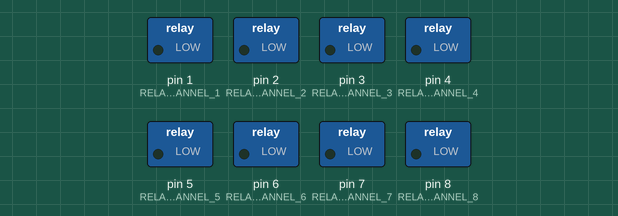
A sketch run on a simulated Arduino Uno, built with avr-gcc and run on an emulated ATmega328P. On the bench: switched loads named in the sketch (green lamp = pin HIGH).

Above: at 0.12 s.
At 0.37 s:
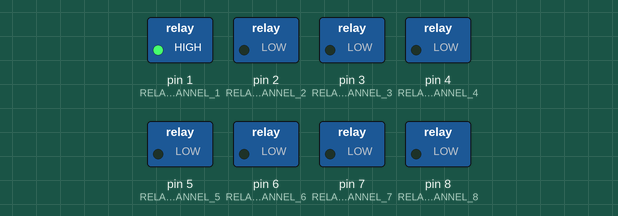
At 1.13 s:
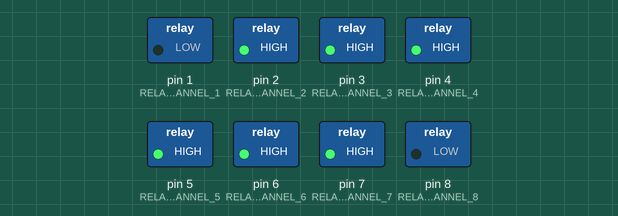
At 3.39 s:
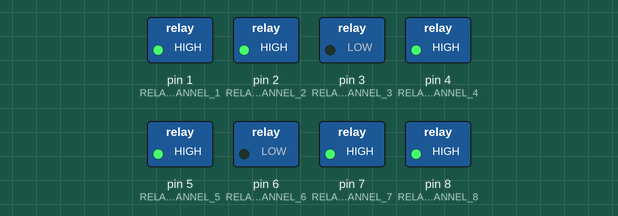
At 5.39 s:
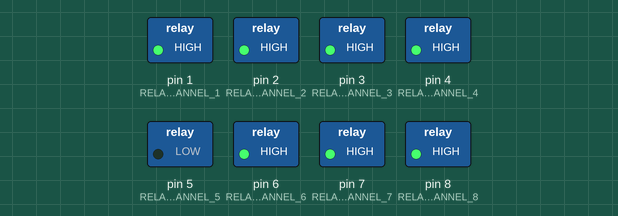
At 7.15 s:
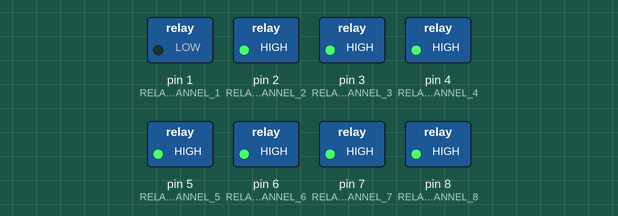
Timing chart, 0 to 8.1 s (numbered marks = the images above):
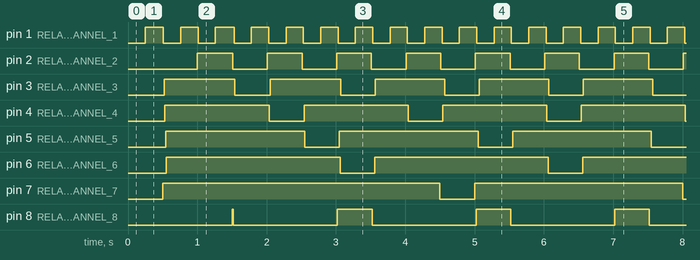

The sketch:

blinkClock.ino
```cpp
// Clock Timing Module for UNOAnimatronics Project
const int RATE_CONSTANT = 10;

// Configuring constants to denote relay channels
const int RELAY_CHANNEL_1 = 1;
const int RELAY_CHANNEL_2 = 2;
const int RELAY_CHANNEL_3 = 3;
const int RELAY_CHANNEL_4 = 4;
const int RELAY_CHANNEL_5 = 5;
const int RELAY_CHANNEL_6 = 6;
const int RELAY_CHANNEL_7 = 7;
const int RELAY_CHANNEL_8 = 8;

// Channel Signal Push Constants
const float RELAY_PUSH_1 = 250;
const float RELAY_PUSH_2 = 500;
const float RELAY_PUSH_3 = 1000;
const float RELAY_PUSH_4 = 1500;
const float RELAY_PUSH_5 = 2000;
const float RELAY_PUSH_6 = 2500;
const float RELAY_PUSH_7 = 3000;
const float RELAY_PUSH_8 = 500;

// Channel Signal Pull Constants
const float RELAY_PULL_1 = 250;
const float RELAY_PULL_2 = 500;
const float RELAY_PULL_3 = 500;
const float RELAY_PULL_4 = 500;
const float RELAY_PULL_5 = 500;
const float RELAY_PULL_6 = 500;
const float RELAY_PULL_7 = 500;
const float RELAY_PULL_8 = 1500;

// Elapsed Time Since State-Flip
volatile float CHANNEL_TIME_1 = 0;
volatile float CHANNEL_TIME_2 = 0;
volatile float CHANNEL_TIME_3 = 0;
volatile float CHANNEL_TIME_4 = 0;
volatile float CHANNEL_TIME_5 = 0;
volatile float CHANNEL_TIME_6 = 0;
volatile float CHANNEL_TIME_7 = 0;
volatile float CHANNEL_TIME_8 = 0;

// Executed on-boot
void setup() {
  // Assigns Relay channels to Arduino Pinouts
  pinMode(RELAY_CHANNEL_1, OUTPUT);
  pinMode(RELAY_CHANNEL_2, OUTPUT);
  pinMode(RELAY_CHANNEL_3, OUTPUT);
  pinMode(RELAY_CHANNEL_4, OUTPUT);
  pinMode(RELAY_CHANNEL_5, OUTPUT);
  pinMode(RELAY_CHANNEL_6, OUTPUT);
  pinMode(RELAY_CHANNEL_7, OUTPUT);
  pinMode(RELAY_CHANNEL_8, OUTPUT);
}

// Function to update Channel time
void updateTime(float CHANNEL_TIME) {
  if (CHANNEL_TIME == CHANNEL_TIME_1) {CHANNEL_TIME_1 = millis();}
  else if (CHANNEL_TIME == CHANNEL_TIME_2) {CHANNEL_TIME_2 = millis();}
  else if (CHANNEL_TIME == CHANNEL_TIME_3) {CHANNEL_TIME_3 = millis();}
  else if (CHANNEL_TIME == CHANNEL_TIME_4) {CHANNEL_TIME_4 = millis();}
  else if (CHANNEL_TIME == CHANNEL_TIME_5) {CHANNEL_TIME_5 = millis();}
  else if (CHANNEL_TIME == CHANNEL_TIME_6) {CHANNEL_TIME_6 = millis();}
  else if (CHANNEL_TIME == CHANNEL_TIME_7) {CHANNEL_TIME_7 = millis();}
  else if (CHANNEL_TIME == CHANNEL_TIME_8) {CHANNEL_TIME_8 = millis();}
}

// Function to check if it is time to flip state
bool isTime(float CHANNEL_TIME, float CHALLENGE_TIME) { // Challenge Time is either Push or Pull
  float CURRENT_TIME = millis();
  if ((CURRENT_TIME - CHANNEL_TIME) >= CHALLENGE_TIME) {
    updateTime(CHANNEL_TIME);
    return true;
  }
  else return false;
}

// Function to Refresh Channel State
void refreshChannel(int RELAY_CHANNEL, float CHANNEL_TIME, float RELAY_PUSH, float RELAY_PULL) {
  if (digitalRead(RELAY_CHANNEL) == HIGH) {
    if (isTime(CHANNEL_TIME, RELAY_PUSH)) {
      // Trigger Flip from HIGH to LOW
      digitalWrite(RELAY_CHANNEL, LOW);
      delay(RATE_CONSTANT);
      }
    ;}
  else if (digitalRead(RELAY_CHANNEL) == LOW) {
    if (isTime(CHANNEL_TIME, RELAY_PULL)) {
      // Trigger Flip from LOW to HIGH
      digitalWrite(RELAY_CHANNEL, HIGH);
      delay(RATE_CONSTANT);
      }
    ;}
;}

// Infinite loop
void loop() {
  refreshChannel(RELAY_CHANNEL_1, CHANNEL_TIME_1, RELAY_PUSH_1, RELAY_PULL_1);
  refreshChannel(RELAY_CHANNEL_2, CHANNEL_TIME_2, RELAY_PUSH_2, RELAY_PULL_2);
  refreshChannel(RELAY_CHANNEL_3, CHANNEL_TIME_3, RELAY_PUSH_3, RELAY_PULL_3);
  refreshChannel(RELAY_CHANNEL_4, CHANNEL_TIME_4, RELAY_PUSH_4, RELAY_PULL_4);
  refreshChannel(RELAY_CHANNEL_5, CHANNEL_TIME_5, RELAY_PUSH_5, RELAY_PULL_5);
  refreshChannel(RELAY_CHANNEL_6, CHANNEL_TIME_6, RELAY_PUSH_6, RELAY_PULL_6);
  refreshChannel(RELAY_CHANNEL_7, CHANNEL_TIME_7, RELAY_PUSH_7, RELAY_PULL_7);
  refreshChannel(RELAY_CHANNEL_8, CHANNEL_TIME_8, RELAY_PUSH_8, RELAY_PULL_8);
}
```

Measured:
- by itself, pin 1 (RELAY_CHANNEL_1): alternates HIGH for 0.25 s and LOW for 0.25 s
- by itself, pin 2 (RELAY_CHANNEL_2): alternates HIGH for 0.50 s and LOW for 0.50 s
- by itself, pin 3 (RELAY_CHANNEL_3): alternates HIGH for 1.0 s and LOW for 0.50 s
- by itself, pin 4 (RELAY_CHANNEL_4): alternates HIGH for 1.5 s and LOW for 0.50 s
- by itself, pin 5 (RELAY_CHANNEL_5): alternates HIGH for 2.0 s and LOW for 0.50 s
- by itself, pin 6 (RELAY_CHANNEL_6): alternates HIGH for 2.5 s and LOW for 0.50 s
- by itself, pin 7 (RELAY_CHANNEL_7): repeats every 3.5 s: LOW 0.50 s, HIGH 3.0 s
- by itself, pin 8 (RELAY_CHANNEL_8): repeats every 2.0 s: LOW 1.5 s, HIGH 0.50 s
